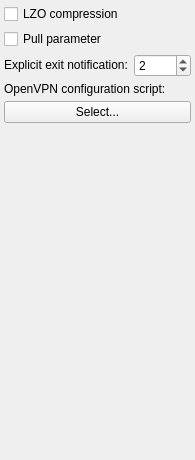
<ui version="4.0" >
 <class>OptionsOpenVPNBase</class>
 <widget class="QWidget" name="OptionsOpenVPNBase" >
  <property name="geometry" >
   <rect>
    <x>0</x>
    <y>0</y>
    <width>195</width>
    <height>460</height>
   </rect>
  </property>
  <property name="windowTitle" >
   <string>Options</string>
  </property>
  <layout class="QVBoxLayout" >
   <property name="margin" >
    <number>4</number>
   </property>
   <property name="spacing" >
    <number>5</number>
   </property>
   <item>
    <widget class="QCheckBox" name="LZO" >
     <property name="text" >
      <string>LZO compression</string>
     </property>
    </widget>
   </item>
   <item>
    <widget class="QCheckBox" name="pull" >
     <property name="text" >
      <string>Pull parameter</string>
     </property>
    </widget>
   </item>
   <item>
    <layout class="QHBoxLayout" >
     <property name="margin" >
      <number>0</number>
     </property>
     <property name="spacing" >
      <number>6</number>
     </property>
     <item>
      <widget class="QLabel" name="label_3" >
       <property name="sizePolicy" >
        <sizepolicy>
         <hsizetype>5</hsizetype>
         <vsizetype>0</vsizetype>
         <horstretch>0</horstretch>
         <verstretch>0</verstretch>
        </sizepolicy>
       </property>
       <property name="text" >
        <string>Explicit exit notification:</string>
       </property>
       <property name="wordWrap" >
        <bool>true</bool>
       </property>
      </widget>
     </item>
     <item>
      <widget class="QSpinBox" name="exitNotify" >
       <property name="maximum" >
        <number>9</number>
       </property>
       <property name="value" >
        <number>2</number>
       </property>
      </widget>
     </item>
    </layout>
   </item>
   <item>
    <widget class="QLabel" name="label_4" >
     <property name="sizePolicy" >
      <sizepolicy>
       <hsizetype>5</hsizetype>
       <vsizetype>0</vsizetype>
       <horstretch>0</horstretch>
       <verstretch>0</verstretch>
      </sizepolicy>
     </property>
     <property name="text" >
      <string>OpenVPN configuration script:</string>
     </property>
     <property name="wordWrap" >
      <bool>true</bool>
     </property>
    </widget>
   </item>
   <item>
    <widget class="QPushButton" name="configFile" >
     <property name="text" >
      <string>Select...</string>
     </property>
    </widget>
   </item>
   <item>
    <spacer>
     <property name="orientation" >
      <enum>Qt::Vertical</enum>
     </property>
     <property name="sizeHint" >
      <size>
       <width>20</width>
       <height>281</height>
      </size>
     </property>
    </spacer>
   </item>
  </layout>
 </widget>
 <resources/>
 <connections/>
</ui>
